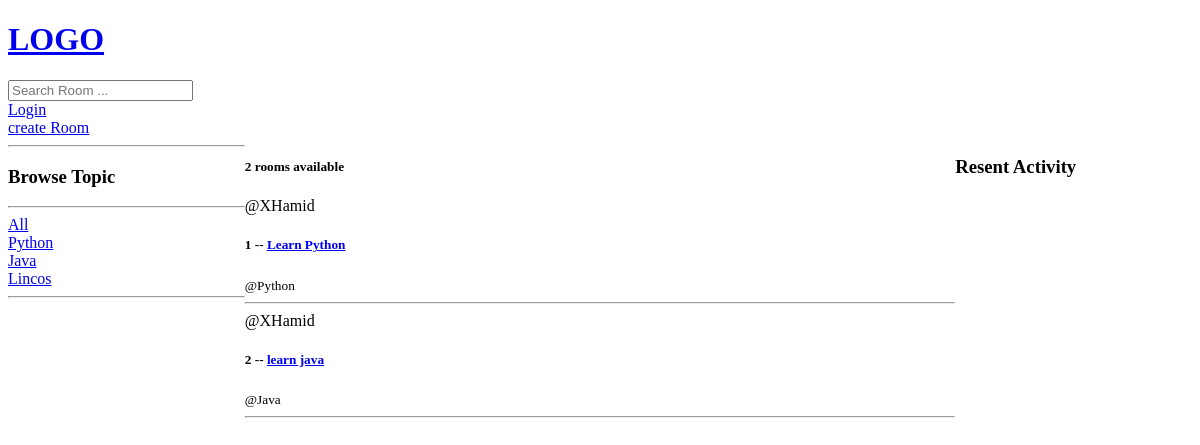
The app's page /, older data.
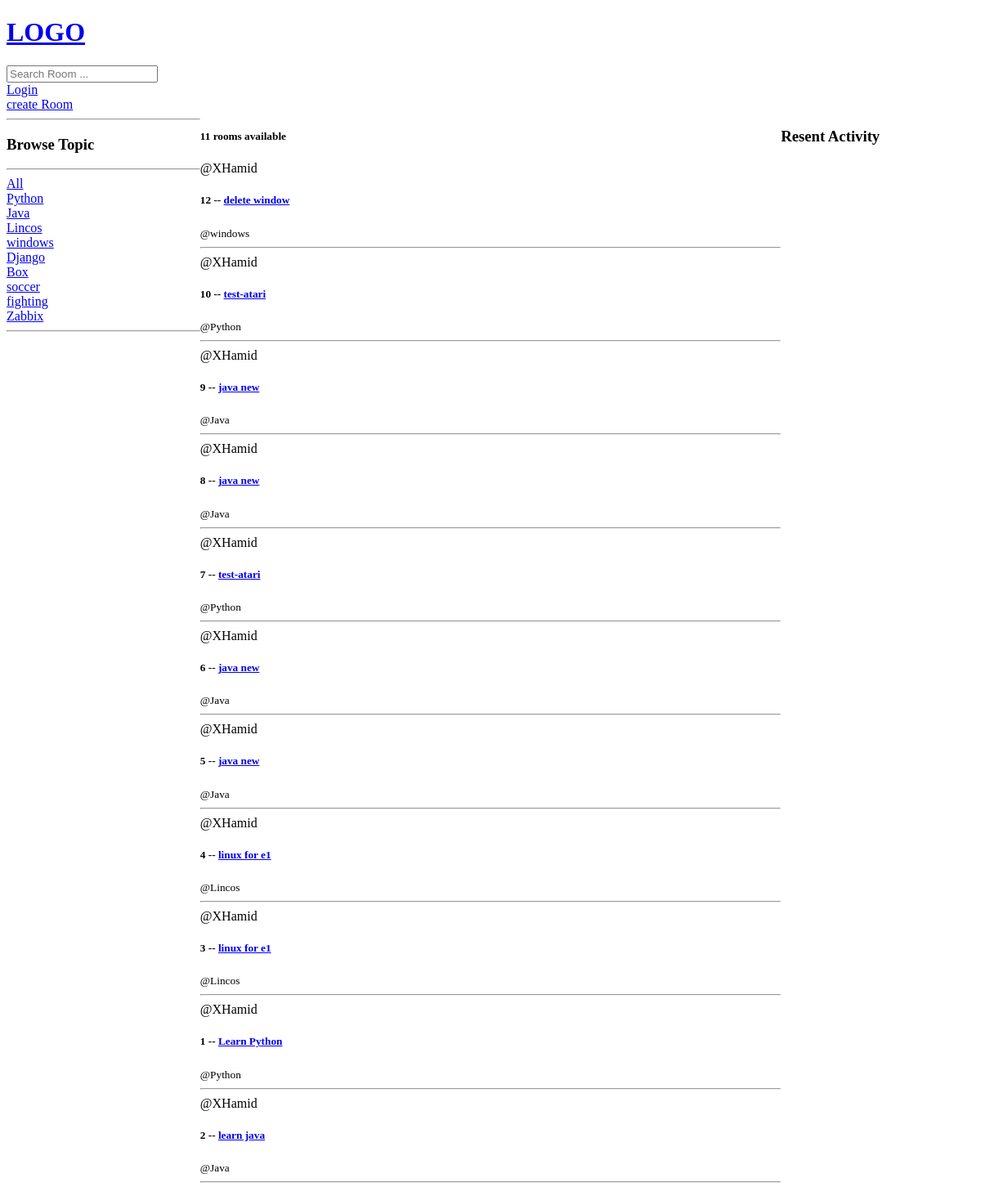
The same page, newer data.
### base/models.py (models this page shows, shortened)
class Topic(models.Model):
    name = models.CharField(max_length=200)

class Room(models.Model):
    host = models.ForeignKey(User,on_delete=models.SET_NULL ,null=True)
    topic = models.ForeignKey(Topic,on_delete=models.SET_NULL ,null=True)
    name = models.CharField(max_length=200)
    description = models.TextField(null=True , blank=True)
    participants = models.ManyToManyField(User,related_name='participants', blank=True)
    updated = models.DateTimeField(auto_now=True)
    created = models.DateTimeField(auto_now_add=True)
    class Meta:
        ordering = ['-updated' , '-created']

### base/views.py (the view)
# urls.py: path('',views.home , name='Home'),
def home(request):
    q = request.GET.get('q') if request.GET.get('q') != None else ''
    rooms = Room.objects.filter(
          Q(topic__name__icontains=q) |
          Q(name__icontains=q) |
          Q(description__icontains=q)
      )
    topics = Topic.objects.all()
    room_count = rooms.count()
    room_messages = Message.objects.filter(Q(room__topic__name__icontains=q))
    context = {'rooms' : rooms , 'topics' : topics ,
                'room_count' : room_count,
                'room_messages' : room_messages
                }
    return render(request , 'home.html',context)

### templates/home.html (shortened to what this page needs)
<!DOCTYPE html>
<html lang="en">
<head>
</head>
<body>
    {% include 'navbar.html' %}
    <div>
        <a href="{% url 'create-room' %}">create Room</a>
    </div>
    <div class="home-container">
        <div>
            <hr>
            <h3>Browse Topic</h3>
            <hr>
            <div>
                <a href="{% url 'Home' %}">All</a>
            </div>
            {% for topic in topics %}
                <div>
                    <a href="{% url 'Home' %}?q={{topic.name}}">{{ topic.name }}</a>
                </div>
            {% endfor %}
            <hr>
        </div>
        <div>
            <h5>{{ room_count }} rooms available</h5>
            <div>
                {% for room in rooms %}
                    <div>
                        <span>@{{ room.host.username }}</span>
                        <h5>
                            {{ room.id }} --
                            <a href="/room/{{ room.id }}">
                                {{ room.name }}
                            </a>
                        </h5>
                        <small>@{{ room.topic.name }}</small>
                        <hr>
                    </div>
                {% endfor %}
            </div>
        </div>
        <div>
            <h3>Resent Activity</h3>
        </div>
    </div>
</body>
</html>

Row changes from the older to the newer data that the page shows:
added Topic: name "windows"
added Topic: name "Django"
added Topic: name "Box"
added Topic: name "soccer"
added Topic: name "fighting"
added Topic: name "Zabbix"
added Room: host.username "XHamid", id "12", name "delete window", topic.name "windows"
added Room: host.username "XHamid", id "10", name "test-atari", topic.name "Python"
added Room: host.username "XHamid", id "9", name "java new", topic.name "Java"
added Room: host.username "XHamid", id "8", name "java new", topic.name "Java"
added Room: host.username "XHamid", id "7", name "test-atari", topic.name "Python"
added Room: host.username "XHamid", id "6", name "java new", topic.name "Java"
added Room: host.username "XHamid", id "5", name "java new", topic.name "Java"
added Room: host.username "XHamid", id "4", name "linux for e1", topic.name "Lincos"
added Room: host.username "XHamid", id "3", name "linux for e1", topic.name "Lincos"
Text that changed along with them:
{{ room_count }}: "2" → "11"
